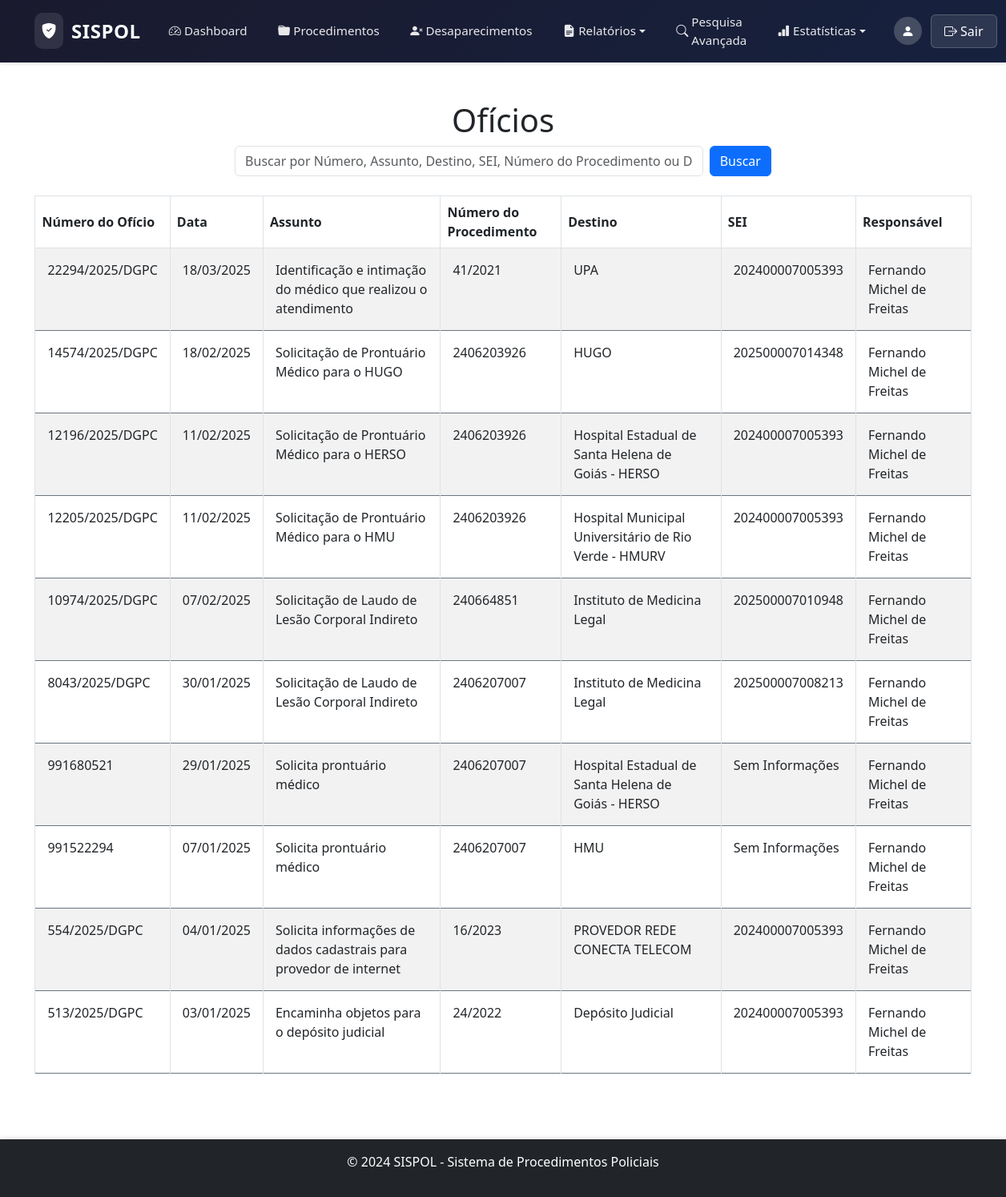
Screenshot of /public/oficios.php (signed in) with the database file from the repository.
### tables this page shows
CREATE TABLE `Oficios` (
  `ID` int NOT NULL,
  `NumeroOficio` varchar(255) NOT NULL,
  `Assunto` text NOT NULL,
  `Destino` varchar(255) NOT NULL,
  `SEI` varchar(255) DEFAULT NULL,
  `DataOficio` date NOT NULL,
  `ProcedimentoID` int DEFAULT NULL,
  `ResponsavelID` int DEFAULT NULL,
  `MovimentacaoID` int DEFAULT NULL
);

CREATE TABLE `Procedimentos` (
  `ID` int NOT NULL,
  `SituacaoID` int NOT NULL,
  `TipoID` int NOT NULL,
  `OrigemID` int NOT NULL,
  `NumeroProcedimento` varchar(50) NOT NULL,
  `DataFato` date DEFAULT NULL,
  `DataInstauracao` date DEFAULT NULL,
  `MotivoAparente` text,
  `EscrivaoID` int NOT NULL,
  `DelegadoID` int NOT NULL,
  `DelegaciaID` int NOT NULL,
  `DataCriacao` datetime DEFAULT CURRENT_TIMESTAMP,
  `DataAtualizacao` datetime DEFAULT CURRENT_TIMESTAMP ON UPDATE CURRENT_TIMESTAMP,
  `MeioEmpregadoID` int DEFAULT NULL,
  `Dependente` tinyint(1) NOT NULL DEFAULT '0' COMMENT 'Informa se o crime investigado já é apurado em outro procedimento.',
  `Favorito` tinyint(1) NOT NULL DEFAULT '0'
);

CREATE TABLE `Usuarios` (
  `ID` int NOT NULL,
  `Nome` varchar(255) NOT NULL,
  `Usuario` varchar(100) NOT NULL,
  `Senha` varchar(255) NOT NULL,
  `Telefone` varchar(15) DEFAULT NULL,
  `Funcao` enum('SuperAdmin','Admin','User') NOT NULL,
  `CargoID` int NOT NULL,
  `DelegaciaID` int NOT NULL,
  `TrocarSenha` tinyint(1) DEFAULT '0'
);

### public/oficios.php (the view, shortened to what this page needs)
<?php
include '../includes/header.php';
require_once '../config/db.php';
$searchTerm = trim($_GET['search'] ?? '');
$query = "
    SELECT
        o.NumeroOficio,
        o.DataOficio,
        o.Assunto,
        p.NumeroProcedimento AS NumeroProcedimento,
        o.Destino,
        o.SEI,
        u.Nome AS Responsavel,
        m.Detalhes
    FROM Oficios o
    LEFT JOIN Procedimentos p ON o.ProcedimentoID = p.ID
    LEFT JOIN Usuarios u ON o.ResponsavelID = u.ID
    LEFT JOIN Movimentacoes m ON o.MovimentacaoID = m.ID
    WHERE 1=1
";
$query .= " ORDER BY o.DataOficio DESC";
$stmt = $pdo->prepare($query);
$stmt->execute();
$oficios = $stmt->fetchAll(PDO::FETCH_ASSOC);
?>
<div class="container mt-5" style="max-width: 95%; margin: 0 auto;">
    <h1 class="text-center">Ofícios</h1>
    <form method="GET" class="d-flex justify-content-center mb-4">
        <input type="text" name="search" class="form-control w-50 me-2" placeholder="Buscar por Número, Assunto, Destino, SEI, Número do Procedimento ou Detalhes" value="<?= htmlspecialchars($searchTerm) ?>">
        <button type="submit" class="btn btn-primary">Buscar</button>
    </form>
    <table class="table table-bordered table-striped">
        <thead>
            <tr>
                <th>Número do Ofício</th>
                <th>Data</th>
                <th>Assunto</th>
                <th>Número do Procedimento</th>
                <th>Destino</th>
                <th>SEI</th>
                <th>Responsável</th>
            </tr>
        </thead>
        <tbody>
            <?php if ($oficios): ?>
                <?php foreach ($oficios as $oficio): ?>
                    <tr>
                        <td><?= htmlspecialchars($oficio['NumeroOficio']) ?></td>
                        <td><?= htmlspecialchars(date('d/m/Y', strtotime($oficio['DataOficio']))) ?></td>
                        <td><?= htmlspecialchars($oficio['Assunto']) ?></td>
                        <td><?= htmlspecialchars($oficio['NumeroProcedimento']) ?></td>
                        <td><?= htmlspecialchars($oficio['Destino']) ?></td>
                        <td><?= !empty($oficio['SEI']) ? htmlspecialchars($oficio['SEI']) : 'Sem Informações' ?></td>
                        <td><?= htmlspecialchars($oficio['Responsavel']) ?></td>
                    </tr>
                <?php endforeach; ?>
            <?php else: ?>
                <tr>
                    <td colspan="7" class="text-center">Nenhum ofício encontrado.</td>
                </tr>
            <?php endif; ?>
        </tbody>
    </table>
</div>
<?php include '../includes/footer.php'; ?>

### assets/css/styles.css (style rules this page uses)
html, body { height: 100%; margin: 0; display: flex; flex-direction: column; }
.table td, .table th { vertical-align: middle; }
.table td { padding: 15px 15px; vertical-align: top; }
.table tbody tr { border-top: 1px solid #6c757d; border-bottom: 1px solid #6c757d; }
.form-select, .form-control { width: 100%; box-sizing: border-box; }

### rows the page displays
oficios: NumeroOficio "22294/2025/DGPC", DataOficio "18/03/2025", Assunto "Identificação e intimação do médico que realizou o atendimento", ProcedimentoID.NumeroProcedimento "41/2021", Destino "UPA", SEI "202400007005393", ResponsavelID.Nome "Fernando Michel de Freitas"
oficios: NumeroOficio "14574/2025/DGPC", DataOficio "18/02/2025", Assunto "Solicitação de Prontuário Médico para o HUGO", ProcedimentoID.NumeroProcedimento "2406203926", Destino "HUGO", SEI "202500007014348", ResponsavelID.Nome "Fernando Michel de Freitas"
oficios: NumeroOficio "12196/2025/DGPC", DataOficio "11/02/2025", Assunto "Solicitação de Prontuário Médico para o HERSO", ProcedimentoID.NumeroProcedimento "2406203926", Destino "Hospital Estadual de Santa Helena de Goiás - HERSO", SEI "202400007005393", ResponsavelID.Nome "Fernando Michel de Freitas"
oficios: NumeroOficio "12205/2025/DGPC", DataOficio "11/02/2025", Assunto "Solicitação de Prontuário Médico para o HMU", ProcedimentoID.NumeroProcedimento "2406203926", Destino "Hospital Municipal Universitário de Rio Verde - HMURV", SEI "202400007005393", ResponsavelID.Nome "Fernando Michel de Freitas"
oficios: NumeroOficio "10974/2025/DGPC", DataOficio "07/02/2025", Assunto "Solicitação de Laudo de Lesão Corporal Indireto", ProcedimentoID.NumeroProcedimento "240664851", Destino "Instituto de Medicina Legal", SEI "202500007010948", ResponsavelID.Nome "Fernando Michel de Freitas"
oficios: NumeroOficio "8043/2025/DGPC", DataOficio "30/01/2025", Assunto "Solicitação de Laudo de Lesão Corporal Indireto", ProcedimentoID.NumeroProcedimento "2406207007", Destino "Instituto de Medicina Legal", SEI "202500007008213", ResponsavelID.Nome "Fernando Michel de Freitas"
oficios: NumeroOficio "991680521", DataOficio "29/01/2025", Assunto "Solicita prontuário médico", ProcedimentoID.NumeroProcedimento "2406207007", Destino "Hospital Estadual de Santa Helena de Goiás - HERSO", SEI "Sem Informações", ResponsavelID.Nome "Fernando Michel de Freitas"
oficios: NumeroOficio "991522294", DataOficio "07/01/2025", Assunto "Solicita prontuário médico", ProcedimentoID.NumeroProcedimento "2406207007", Destino "HMU", SEI "Sem Informações", ResponsavelID.Nome "Fernando Michel de Freitas"
oficios: NumeroOficio "554/2025/DGPC", DataOficio "04/01/2025", Assunto "Solicita informações de dados cadastrais para provedor de internet", ProcedimentoID.NumeroProcedimento "16/2023", Destino "PROVEDOR REDE CONECTA TELECOM", SEI "202400007005393", ResponsavelID.Nome "Fernando Michel de Freitas"
oficios: NumeroOficio "513/2025/DGPC", DataOficio "03/01/2025", Assunto "Encaminha objetos para o depósito judicial", ProcedimentoID.NumeroProcedimento "24/2022", Destino "Depósito Judicial", SEI "202400007005393", ResponsavelID.Nome "Fernando Michel de Freitas"
